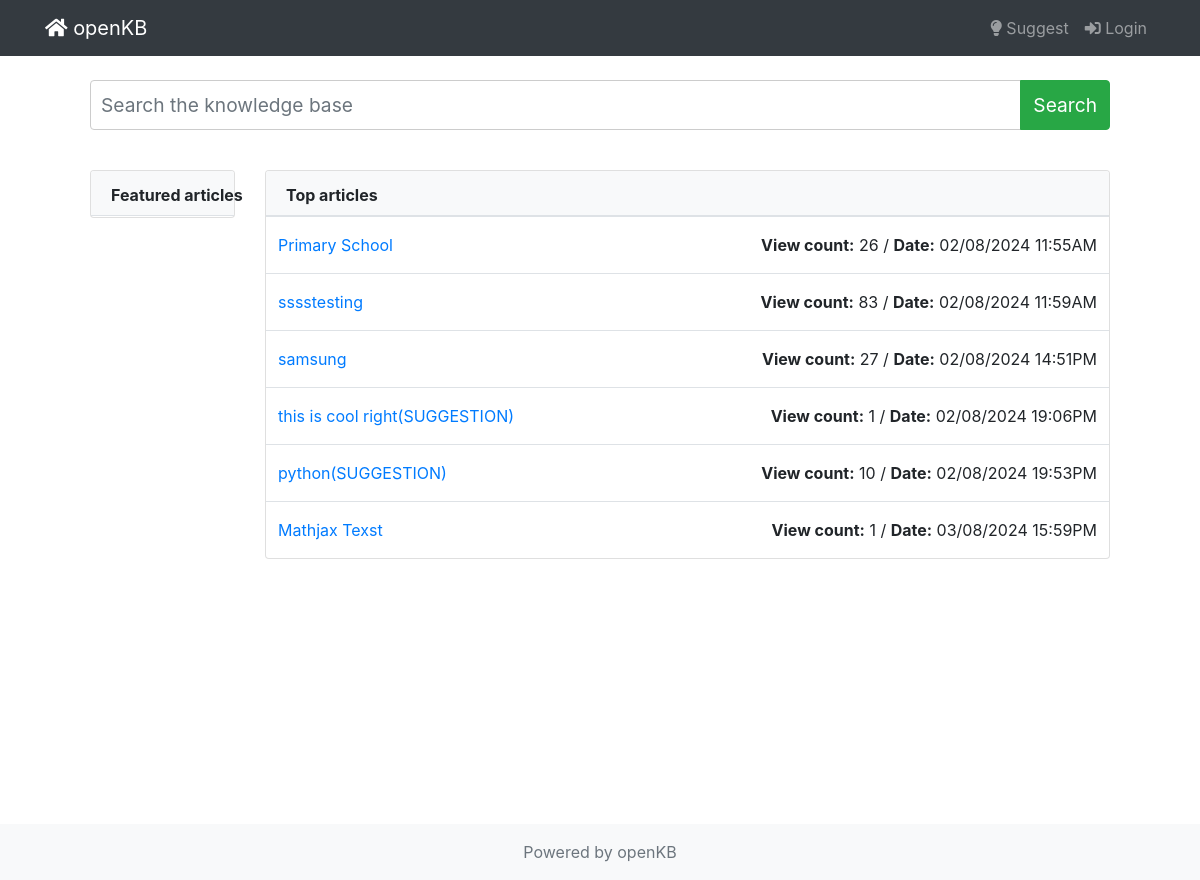
Before: / with the older database file.
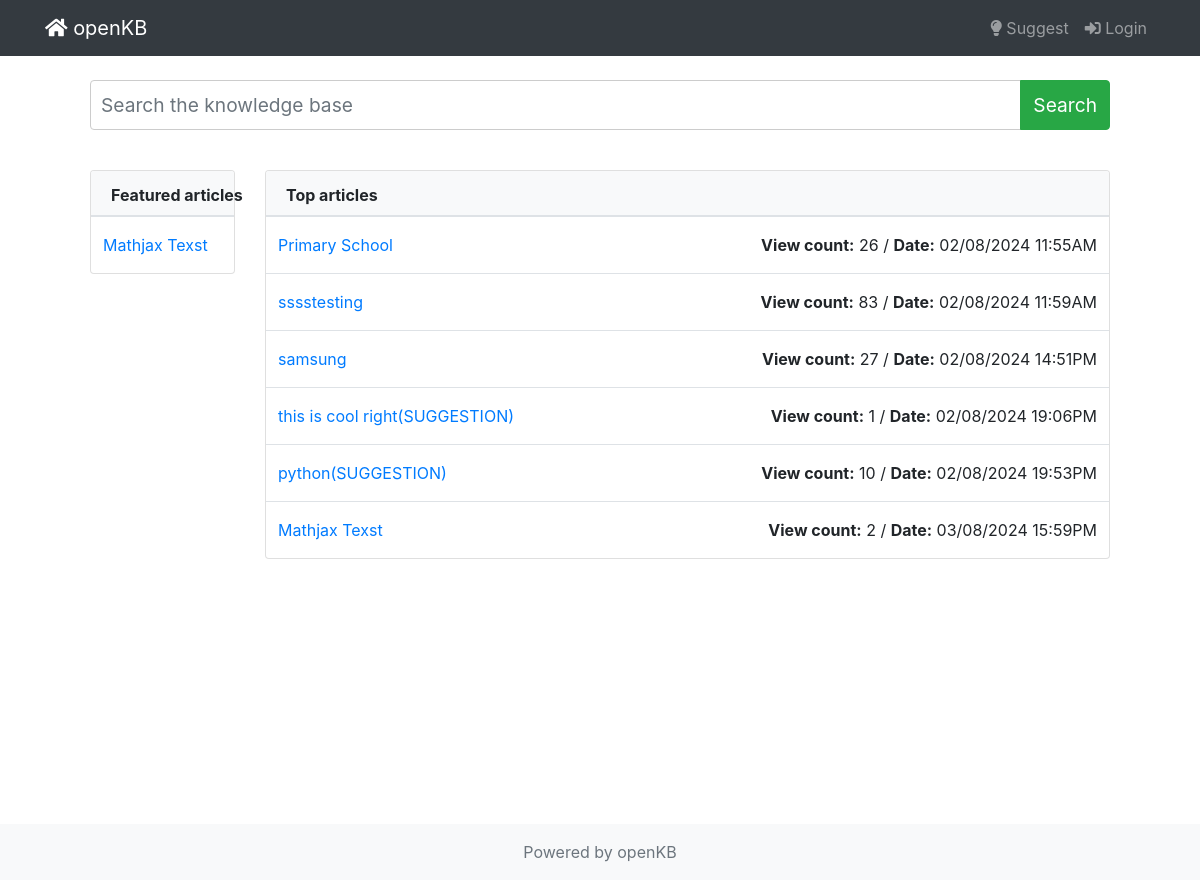
After: the same page with the newer database file.
### kb/models.py (models this page shows, shortened)
class Article(models.Model):
    title = models.CharField(max_length=255)
    content = MDTextField()
    created = models.DateTimeField(auto_now_add=True)
    updated = models.DateTimeField(auto_now=True)
    keywords = models.CharField(max_length=255)
    published = models.BooleanField(default=False)
    view_count = models.PositiveIntegerField(default=0)  # Added field for tracking views
    votes = models.IntegerField(default=0)
    permalink = models.SlugField(max_length=255, default='', null=True)
    seo_title = models.CharField(max_length=255, default='')
    seo_description = models.TextField(default='')
    author = models.ForeignKey('CustomUser', on_delete=models.CASCADE, null=True)
    featured = models.BooleanField(default=False)

### kb/views.py (the view)
# urls.py: path("", HomeView.as_view(), name="home"),
class HomeView(View):
    def get(self, request):
        context = {
            "published_articles":Article.objects.filter(published=True),
            "featured_articles": Article.objects.filter(featured=True)
        }
        return render(request, "index.html", context)

### templates/index.html (shortened to what this page needs)
{% extends 'base.html' %}
{% block content %}
    {% include "nav.html" %}
    <div class="container" style="margin-top: 80px;">
        <div class="row mb-4">
            <div class="col-md-12">
                <div class="input-group mb-3">
                    <input type="text" class="form-control" placeholder="Search the knowledge base" aria-label="Search the knowledge base" aria-describedby="button-search" style="height: 50px; font-size: 1.2em;">
                    <div class="input-group-append">
                        <button class="btn btn-success" type="button" id="button-search" style="height: 50px; font-size: 1.2em;">Search</button>
                    </div>
                </div>
            </div>
        </div>
        <div class="row">
            <div class="col-md-2">
                <div class="card">
                    <div class="card-header bg-light border-bottom pb-2">
                        <p class="mb-0" style="white-space: nowrap;">Featured articles</p>
                    </div>
                    <div class="card-body p-0">
                        <table class="table m-0">
                            <tbody>
                                {% for article in  featured_articles%}
                                    <td class="py-3">
                                        <a href="{% if article.permalink %}{% url 'article_detail' slug=article.permalink %}{% else %}{% url 'article_detail_by_pk' pk=article.id %}{% endif %}">{{ article.title }}</a>
                                    </td>
                                {% endfor %}
                            </tbody>
                        </table>
                    </div>
                </div>
            </div>
            <div class="col-md-10">
                <div class="card">
                    <div class="card-header bg-light border-bottom pb-2">
                        <p class="mb-0">Top articles</p>
                    </div>
                    <div class="card-body p-0">
                        <table class="table m-0">
                            <tbody>
                                {% for article in published_articles %}
                                    <tr class="py-3">
                                    <td class="py-3">
                                        <a href="{% if article.permalink %}{% url 'article_detail' slug=article.permalink %}{% else %}{% url 'article_detail_by_pk' pk=article.id %}{% endif %}">{{ article.title }}</a>
                                    </td>
                                    <td class="text-right py-3">
                                        <strong>View count:</strong> {{article.view_count}} /
                                        <strong>Date:</strong> {{article.created|date:"d/m/Y H:iA"}}
                                    </td>
                                </tr>
                                {% endfor %}
                            </tbody>
                        </table>
                    </div>
                </div>
            </div>
        </div>
    </div>
{% endblock content %}
{% block misc %}
    {% include "footer.html" %}
{% endblock misc %}

Changed rows visible on the page:
now on one of the page's lists (row edited): Article: title "Mathjax Texst"
changed Article "Mathjax Texst": view_count "1" → "2"
